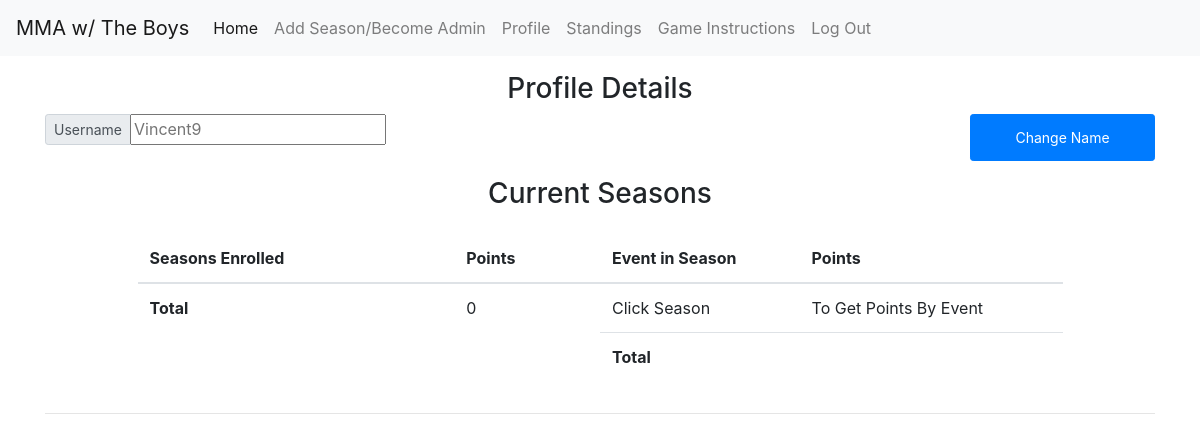
Page /profile/ (signed in) on the earlier database version.
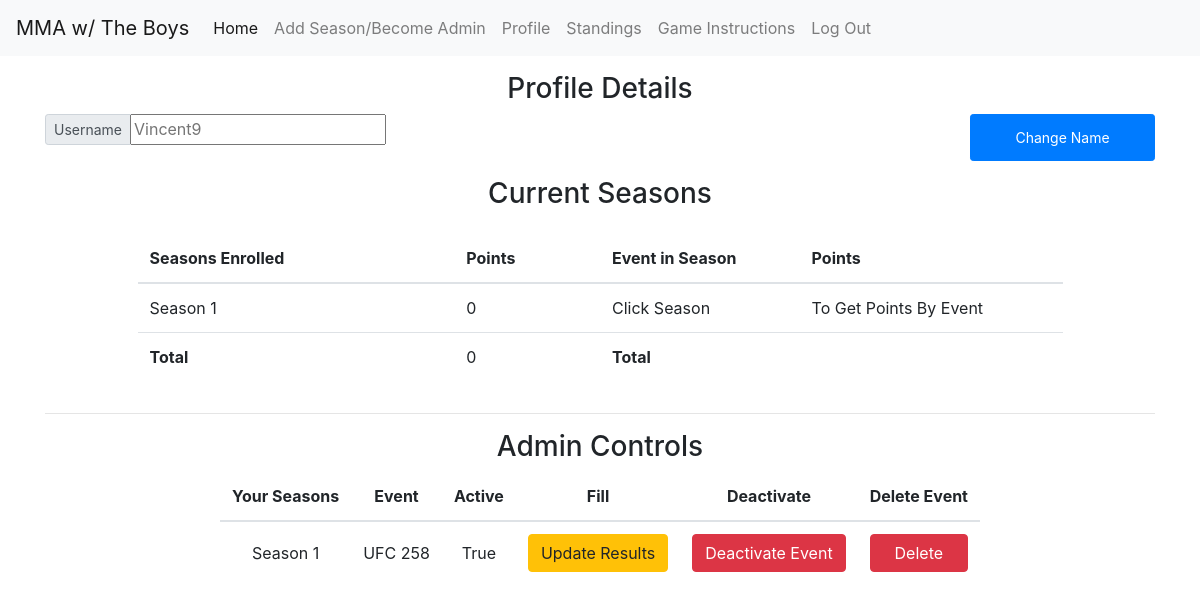
Same page on the later database version.
### models/user.py (models this page shows, shortened)
class UserModel(db.Model):
    __tablename__ = "users"
    id = db.Column(db.Integer, primary_key=True)
    username = db.Column(db.String(80))
    password = db.Column(db.String(110))
    totalPoints = db.Column(db.Integer)
    picks = db.relationship('UserPicksModel', lazy='dynamic')
    def json(self):
        return {
            'id': self.id,
            'username': self.username,
            'total_points': self.totalPoints,
            'picks': [pick.json() for pick in self.picks.all()]
        }
    @classmethod
    def find_by_username(cls, username):
        return cls.query.filter_by(username=username).first()
    @classmethod
    def find_by_id(cls, _id):
        return cls.query.filter_by(id=_id).first()

### models/season.py (models this page shows, shortened)
class SeasonModel(db.Model):
    __tablename__ = 'season'
    id = db.Column(db.Integer, primary_key=True)
    name = db.Column(db.String(80))
    active = db.Column(db.Boolean)
    admin = db.Column(db.String(80))
    eventList = db.relationship('TournamentModel', lazy='dynamic')
    def json(self):
        return {
            "name": self.name,
            "active": self.active,
            "admin": self.admin,
            "season_id": self.id,
            "events": [events.json() for events in self.eventList.all()]
        }
    @classmethod
    def get_season_byid(cls, id1):
        return cls.query.filter_by(id=id1).first()
    @classmethod
    def get_seasons_by_admin(cls, admin_name):
        return cls.query.filter_by(admin=admin_name).all()
    @classmethod
    def get_season_byname(cls, name):
        return cls.query.filter_by(name=name).first()

### models/tournament.py (models this page shows, shortened)
class TournamentModel(db.Model):
    __tablename__ = 'tournaments'
    id = db.Column(db.Integer, primary_key=True)
    name = db.Column(db.String(80))
    active = db.Column(db.Boolean)
    started = db.Column(db.Boolean)
    season_id = db.Column(db.Integer, db.ForeignKey('season.id'))
    season = db.relationship('SeasonModel')
    fighterList = db.relationship('FightersLineUpModel', lazy='dynamic')
    def json(self):
        return {
            'id': self.id,
            'name': self.name,
            'active': self.active,
            'started':self.started,
            'season_id': self.season_id,
            'season_name': self.season.name,
            'fighters': [fighter.json() for fighter in self.fighterList.all()]
        }

### resources/profile.py (the view, shortened to what this page needs)
class Profile(Resource):
    _user_parser = reqparse.RequestParser()
    _user_parser.add_argument('season_name',
                          type=str)
    _user_parser.add_argument('deactivate',
                              type=str)
    _user_parser.add_argument('delete',
                              type=str)
    _user_parser.add_argument('name_update',
                              type=str)
    @classmethod
    def calculate_season_pts(self):
        return_values = []
        if "user" in session:
            season_names = []
            all_tourn_ids_of_this_season = []
            points_for_each_season = {}
            summation = 0
            return_values = []
            season_enr_obj = SeasonEnrolledModel.all_seasons_user_enrolled_in(session['id'])
            data = UserModel.find_by_id(session['id'])
            d1 = data.json()
            picks = d1['picks']
            season_enr = [s.json() for s in season_enr_obj]
            for s1 in season_enr:
                season = SeasonModel.get_season_byid(s1['season_id'])
                season_json = season.json()
                season_names.append(season.name)
                for tourn_ids in season_json['events']:
                    all_tourn_ids_of_this_season.append(tourn_ids['id'])
            for seasonName in season_names:
                total_points = 0
                season = SeasonModel.get_season_byname(seasonName)
                season_json = season.json()
                for s2 in season_json['events']:
                    if s2['id'] in all_tourn_ids_of_this_season:
                        if picks:
                            for p1 in picks:
                                if int(p1['tournid']) == int(s2['id']):
                                    if p1['points'] > 0:
                                        total_points = total_points + p1['points']
                                        points_for_each_season[seasonName] = total_points
                                    else:
                                        total_points = total_points + 0
                                        points_for_each_season[seasonName] = total_points
                        else:
                            points_for_each_season[seasonName] = 0
            for a, b in points_for_each_season.items():
                summation = summation + b
            return_values.append(points_for_each_season)
            return_values.append(summation)
        return return_values
    @classmethod
    def admin_table_info(cls, admins_seasons):
        admin_value = []
        if admins_seasons:
            for season_name in admins_seasons:
                admin_controls_table = {}
                season_obj = SeasonModel.get_season_byname(season_name)
                season_json = season_obj.json()
                for s1 in season_json['events']:
                    admin_controls_table['season_name'] = season_json['name']
                    admin_controls_table['sid'] = season_json['season_id']
                    admin_controls_table['event_name'] = s1['name']
                    admin_controls_table['eid'] = s1['id']
                    admin_controls_table['active'] = s1['active']
                    admin_value.append(admin_controls_table)
                    admin_controls_table = {}
            return admin_value
        else:
            return admin_value
    def get(self):
        if "user" in session:
            values = Profile.calculate_season_pts()
            seasons_objs = SeasonModel.get_seasons_by_admin(session['user'])
            admins_seasons = [s.json()['name'] for s in seasons_objs]
            admin_value = Profile.admin_table_info(admins_seasons)
            user = UserModel.find_by_username(session['user'])
            return make_response(render_template("profile.html", season_names=values[0], total=values[1], admin_table=admin_value, tourns=[], username=user.username, popover=0), 200)
        else:
            return make_response(render_template("mainSignIn-pleasesignin.html"), 200)

### models/fighters.py (called while the page is built)
    def json(self):
        return {
            'id': self.id,
            'tour_id': self.tour_id,
            'opp1': self.opp1,
            'opp2': self.opp2,
            'rd': self.rd,
            'winner': self.winner,
            "how": self.how,
            "when": self.when,
            "prelim": self.prelim
        }

### models/season_enrolled.py (called while the page is built)
    def json(self):
        return {
            'id': self.id,
            'user_id': self.user_id,
            'season_id': self.season_id,
            'points': self.points
        }

    @classmethod
    def all_seasons_user_enrolled_in(cls, userid):
        return cls.query.filter_by(user_id=userid).all()

### models/userpicks.py (called while the page is built)
    def json(self):
        return {
            "id": self.id,
            "tournid": self.tournid,
            "userid": self.user_id,
            "fightid": self.fightid,
            "pickedwinner": self.pickedwinner,
            "how": self.how,
            "rd": self.rd,
            "points": self.points
        }

### templates/profile.html (shortened to what this page needs)
{% extends "base-nav.html" %}
{% block mainArea %}
<div class="container">
    <div class="text-center h3 mt-3 ">Profile Details</div>
    <form method="POST" role="form" >
    <div class="panel panel-default  mx-auto d-flex row">
        <div class="form-group col-10 col-sm-12 col-md-10 p-0 h-100">
            <div class="input-group input-group-sm h-100">
                <div class="input-group-prepend">
                    <span class="input-group-text" id="inputGroup-sizing-default">Username </span>
                </div>
                <input type="text" name="name_update" id="update_name_input" class="w-auto" pattern="(?=.*[a-z])(?=.*[A-Z]).{8,}" title="Please enter a username that is a least 8 characters, with at least one capital and one lowercase." value="" placeholder="{{username}}">
            </div>
        </div>
        <button type="button" id="change_name" class="btn btn-sm btn-primary text-align-center text-nowrap col-6 col-sm-4 col-md-2" >Change Name</button>
    </div>
        <div class="text-center h3 mt-3">Current Seasons</div>
    <div class="row table-responsive d-flex justify-content-center mx-auto">
            <table class="table table-hover col-12 col-md-5 mt-3">
                <thead>
                <tr>
                    <th scope="col" style="border-top:0px;">Seasons Enrolled</th>
                    <th scope="col" style="border-top:0px;">Points</th>
                </tr>
                </thead>
                <tbody>
                {% for name,points in season_names.items() %}
                <tr class="season-row">
                    <td scope="row ">{{name}}</td>
                    <td scope="row ">{{points}}</td>
                </tr>
                {% endfor %}
                <tr>
                    <td scope="row"><strong>Total</strong></td>
                    <td scope="row">{{total}}</td>
                </tr>
                </tbody>
            </table>
            <table class="table col-12 col-md-5 mt-3">
                <thead>
                <tr>
                    <th scope="col" style="border-top:0px;">Event in Season</th>
                    <th scope="col" style="border-top:0px;">Points</th>
                </tr>
                </thead>
                <tbody>
                {% if tourns|length %}
                {% for name,points in tourns.items() %}
                <tr>
                    <td scope="row">{{ name }}</td>
                    <td scope="row">{{ points }}</td>
                </tr>
                {% endfor %}
                {% else %}
                <tr>
                    <td scope="row">Click Season</td>
                    <td scope="row">To Get Points By Event</td>
                </tr>
                {% endif %}
                <tr>
                    <td scope="row"><strong>Total</strong></td>
                    <td scope="row">{{total_tourn}}</td>
                </tr>
                </tbody>
            </table>
</div>
    </form>
<hr>
    {% if admin_table %}
    <div class="text-center h3">Admin Controls</div>
    <div class="table-responsive">
                <table class="table mx-auto w-auto">
                    <thead>
                    <tr>
                        <th scope="col" style="border-top:0px;" class="text-center ">Your Seasons</th>
                        <th scope="col" style="border-top:0px;" class="text-center">Event</th>
                        <th scope="col" style="border-top:0px;" class="text-center">Active</th>
                        <th scope="col" style="border-top:0px;" class="text-center">Fill</th>
                        <th scope="col" style="border-top:0px;" class="text-center">Deactivate</th>
                        <th scope="col" style="border-top:0px;" class="text-center">Delete Event</th>
                    </tr>
                    </thead>
            {% for a1 in admin_table %}
                <tr>
                    <td scope="row" class="text-center align-middle">{{ a1['season_name'] }}</td>
                    <td scope="row" class="text-center align-middle">{{ a1['event_name'] }}</td>
                    <td scope="row" class="text-center align-middle">{{ a1['active'] }}</td>
                    <td scope="row" class="text-center align-middle"><a href="/filltournament/{{a1['eid']}}" class="btn btn-warning" role="button">Update Results</a></td>
                    {% if a1['active']  %}
                    <td scope="row" class="text-center align-middle"><button class="{{a1['eid']}} deactivate-btn btn-block d-block btn btn-danger btn-draft btn-md" data-toggle="modal" data-target="#deactivateModal" >Deactivate Event</button></td>
                    {% else %}
                    <td scope="row" class="text-center align-middle"><button class="{{a1['eid']}}  btn-block d-block btn btn-secondary btn-md " disabled>Event Deactivated</button></td>
                    {% endif %}
                    <td scope="row" class="text-center align-middle"><button class="{{a1['eid']}} delete-btn btn-block d-block btn btn-danger btn-md" data-toggle="modal" data-target="#areyousureModal" id="deleteBTN">Delete</button></td>
                </tr>
                {% endfor %}
            {% endif %}
        </table>
    </div>
</div>
{% endblock %}

### templates/base-nav.html (shortened to what this page needs)
<!DOCTYPE html>
<html lang="en">
<head>
        <link rel="stylesheet" href="https://cdn.jsdelivr.net/npm/bootstrap@4.5.3/dist/css/bootstrap.min.css">
</head>
<body>
<div class="container-fluid" style="padding: 0px !important;">
<nav class="navbar navbar-expand-lg navbar-light bg-light">
    <a class="navbar-brand" href="/home">MMA w/ The Boys</a>
    <div class="collapse navbar-collapse" id="navbarNavAltMarkup">
        <div class="navbar-nav">
            <a class="nav-item nav-link active" href="/home">Home <span class="sr-only">(current)</span></a>
            <a class="nav-item nav-link" href="/makeTournament">Add Season/Become Admin</a>
            <a class="nav-item nav-link" href="/profile">Profile</a>
            <a class="nav-item nav-link" href="/standings">Standings</a>
            <a class="nav-item nav-link" href="/instructions">Game Instructions</a>
            <a class="nav-item nav-link" href="/logout">Log Out</a>
        </div>
    </div>
</nav>
{% block mainArea %}
{% endblock %}
</div>
</body>
</html>

### templates/base-nav.html (style rules this page uses)
html { overflow-y: scroll; overflow-x: hidden; }

Differences in the rows shown:
added SeasonModel: name "Season 1", points "0", season_name "Season 1"
added TournamentModel: event_name "UFC 258"
Other differences:
text now shown: "Admin Controls Your Seasons Event Active Fill Deactivate Delete Event"
new list line: "True Update Results Deactivate Event Delete"
